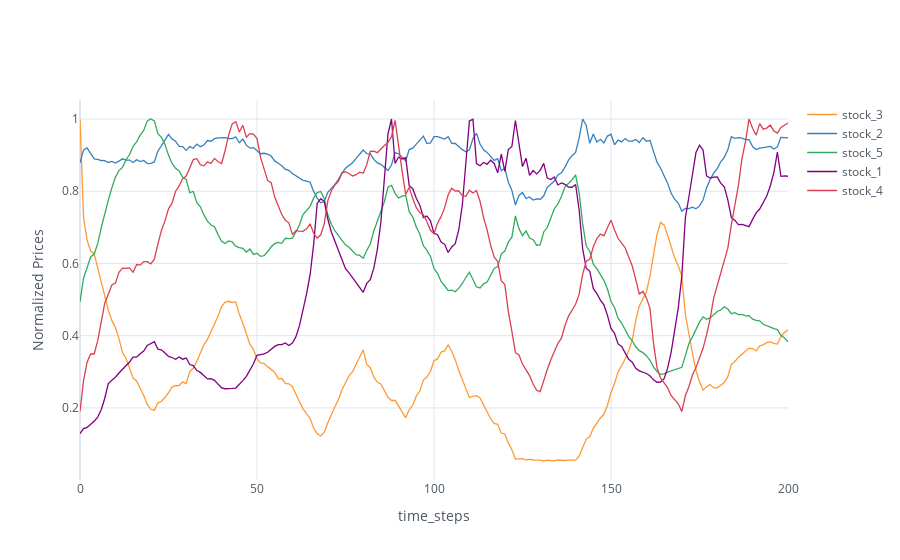

The code cell stored with this chart in its notebook:
### Code cell
stps = 200
myHrs = stps*2.5
if myHrs%1:
    mymins = 30
else:
    mymins = 0


starting_time = datetime(year=1995, month=1, day=1, hour=10) + relativedelta(hours=2500)
ending_time = starting_time + relativedelta(hours=int(myHrs), minutes=mymins)
print("ending_time", ending_time)

cf.go_offline()
cf.set_config_file(world_readable=True, theme="white")

buffer = SimulatedStockBuffer.objects.select_related("stock").order_by("captured_at").filter(
    Q(captured_at__gte = starting_time)
    & Q(captured_at__lte = ending_time)
).all()

price_variations = {}
for snapshot in buffer:
    if snapshot.stock.name not in price_variations:
        price_variations[snapshot.stock.name] = []
    price_variations[snapshot.stock.name].append(snapshot.price_snapshot)

# print(price_variations)
for stck_name in price_variations:
    price_snaps = price_variations[stck_name]
    price_array = np.array(price_snaps)
    max_price = max(price_array)
    normalized_snaps = price_array/max_price
    price_variations[stck_name] = normalized_snaps

    

stock_names = list(price_variations.keys())


# print(price_variations)
df_regret_comparisons = pd.DataFrame(price_variations)
df_regret_comparisons.iplot(
    xTitle='time_steps',
    yTitle='Normalized Prices'
)

### Figure 1 — Plotly figure (JSON) as saved in the notebook; plotly's stock layout.template omitted (floating-point values rounded to 4 significant figures; data arrays with more than 128 entries replaced by an {"elided": "..."} marker saying what was removed)
{"data": [{"line": {"color": "rgba(255, 153, 51, 1.0)", "dash": "solid", "shape": "linear", "width": 1.3}, "mode": "lines", "name": "stock_3", "text": "", "type": "scatter", "x": {"elided": "201 int values"}, "y": {"elided": "201 float values"}}, {"line": {"color": "rgba(55, 128, 191, 1.0)", "dash": "solid", "shape": "linear", "width": 1.3}, "mode": "lines", "name": "stock_2", "text": "", "type": "scatter", "x": {"elided": "201 int values"}, "y": {"elided": "201 float values"}}, {"line": {"color": "rgba(50, 171, 96, 1.0)", "dash": "solid", "shape": "linear", "width": 1.3}, "mode": "lines", "name": "stock_5", "text": "", "type": "scatter", "x": {"elided": "201 int values"}, "y": {"elided": "201 float values"}}, {"line": {"color": "rgba(128, 0, 128, 1.0)", "dash": "solid", "shape": "linear", "width": 1.3}, "mode": "lines", "name": "stock_1", "text": "", "type": "scatter", "x": {"elided": "201 int values"}, "y": {"elided": "201 float values"}}, {"line": {"color": "rgba(219, 64, 82, 1.0)", "dash": "solid", "shape": "linear", "width": 1.3}, "mode": "lines", "name": "stock_4", "text": "", "type": "scatter", "x": {"elided": "201 int values"}, "y": {"elided": "201 float values"}}], "layout": {"legend": {"bgcolor": "#FFFFFF", "font": {"color": "#4D5663"}}, "paper_bgcolor": "#FFFFFF", "plot_bgcolor": "#FFFFFF", "title": {"font": {"color": "#4D5663"}}, "xaxis": {"gridcolor": "#E1E5ED", "showgrid": true, "tickfont": {"color": "#4D5663"}, "title": {"font": {"color": "#4D5663"}, "text": "time_steps"}, "zerolinecolor": "#E1E5ED"}, "yaxis": {"gridcolor": "#E1E5ED", "showgrid": true, "tickfont": {"color": "#4D5663"}, "title": {"font": {"color": "#4D5663"}, "text": "Normalized Prices"}, "zerolinecolor": "#E1E5ED"}}}
